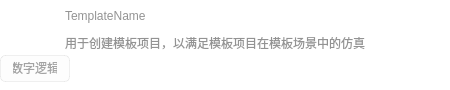
<?xml version="1.0" encoding="UTF-8"?>
<ui version="4.0">
 <class>TemplateItemWidget</class>
 <widget class="QDialog" name="TemplateItemWidget">
  <property name="geometry">
   <rect>
    <x>0</x>
    <y>0</y>
    <width>450</width>
    <height>90</height>
   </rect>
  </property>
  <property name="minimumSize">
   <size>
    <width>450</width>
    <height>90</height>
   </size>
  </property>
  <property name="maximumSize">
   <size>
    <width>450</width>
    <height>90</height>
   </size>
  </property>
  <property name="windowTitle">
   <string>Dialog</string>
  </property>
  <property name="styleSheet">
   <string notr="true">QDialog {
    background-color: white;
}


QLabel {
    color: black;
    background-color: transparent;
    border: none;
}

QLabel#titleLabel {
    font: 20px 'Segoe UI', 'Microsoft YaHei', 'PingFang SC';
    padding: 0;
}

QLabel#windowTitleLabel {
    font: 12px 'Segoe UI', 'Microsoft YaHei', 'PingFang SC';
    padding: 6px 6px;
    background-color: rgb(243, 243, 243);
}

</string>
  </property>
  <widget class="QLabel" name="label_4">
   <property name="geometry">
    <rect>
     <x>0</x>
     <y>4</y>
     <width>64</width>
     <height>64</height>
    </rect>
   </property>
   <property name="maximumSize">
    <size>
     <width>80</width>
     <height>80</height>
    </size>
   </property>
   <property name="styleSheet">
    <string notr="true">color: rgb(147, 147, 147);

font: 16pt &quot;Microsoft YaHei UI&quot;;</string>
   </property>
   <property name="text">
    <string/>
   </property>
   <property name="pixmap">
    <pixmap resource="../../../Resource/Resource.qrc">:/NodeData/icon/new.png</pixmap>
   </property>
   <property name="alignment">
    <set>Qt::AlignCenter</set>
   </property>
   <property name="wordWrap">
    <bool>false</bool>
   </property>
  </widget>
  <widget class="QLabel" name="description">
   <property name="geometry">
    <rect>
     <x>65</x>
     <y>35</y>
     <width>371</width>
     <height>16</height>
    </rect>
   </property>
   <property name="styleSheet">
    <string notr="true">color: rgb(147, 147, 147);

font: 10pt &quot;Microsoft YaHei UI&quot;;</string>
   </property>
   <property name="text">
    <string>用于创建模板项目，以满足模板项目在模板场景中的仿真</string>
   </property>
  </widget>
  <widget class="QLabel" name="templateName">
   <property name="geometry">
    <rect>
     <x>65</x>
     <y>3</y>
     <width>381</width>
     <height>26</height>
    </rect>
   </property>
   <property name="styleSheet">
    <string notr="true">color: rgb(147, 147, 147);

font: 16pt &quot;Microsoft YaHei UI&quot;;</string>
   </property>
   <property name="text">
    <string>TemplateName</string>
   </property>
  </widget>
  <widget class="QPushButton" name="tag1">
   <property name="enabled">
    <bool>false</bool>
   </property>
   <property name="geometry">
    <rect>
     <x>0</x>
     <y>55</y>
     <width>70</width>
     <height>27</height>
    </rect>
   </property>
   <property name="maximumSize">
    <size>
     <width>1000</width>
     <height>16777215</height>
    </size>
   </property>
   <property name="styleSheet">
    <string notr="true">QPushButton {
    color: black;
    background: rgba(255, 255, 255, 0.7);
    border: 1px solid rgba(0, 0, 0, 0.073);
    border-bottom: 1px solid rgba(0, 0, 0, 0.183);
    border-radius: 5px;
	font: 8pt &quot;Microsoft YaHei UI&quot;;
    padding: 5px 12px 6px 12px;
    outline: none;
}


QPushButton[isPlaceholderText=true] {
    color: rgba(0, 0, 0, 0.6063);
}

QPushButton[hasIcon=false] {
    padding: 5px 12px 6px 12px;
}

QPushButton[hasIcon=true] {
    padding: 5px 12px 6px 36px;
}


QPushButton:hover {
    background: rgba(249, 249, 249, 0.5);
}

QPushButton:pressed{
    color: rgba(0, 0, 0, 0.63);
    background: rgba(249, 249, 249, 0.3);
    border-bottom: 1px solid rgba(0, 0, 0, 0.073);
}

QPushButton:disabled {
    color: rgba(0, 0, 0, 0.36);
    background: rgba(249, 249, 249, 0.3);
    border: 1px solid rgba(0, 0, 0, 0.06);
    border-bottom: 1px solid rgba(0, 0, 0, 0.06);
}


</string>
   </property>
   <property name="text">
    <string>数字逻辑</string>
   </property>
  </widget>
  <widget class="QLabel" name="mask">
   <property name="geometry">
    <rect>
     <x>2</x>
     <y>4</y>
     <width>441</width>
     <height>81</height>
    </rect>
   </property>
   <property name="text">
    <string/>
   </property>
  </widget>
 </widget>
 <resources>
  <include location="../../../Resource/Resource.qrc"/>
 </resources>
 <connections/>
</ui>
